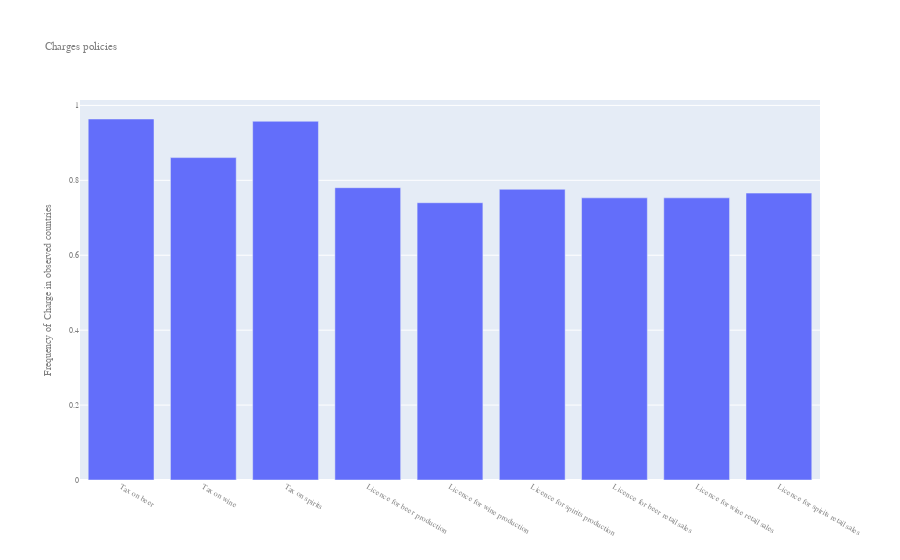

Write notebook code for a chart like this one.
### Code cell
#bar plot using plotly

fig = go.Figure()
fig.add_trace(go.Bar(y = bar_charge, x=list(bar_charge.index)))
fig.update_layout(title_text="Charges policies",
    yaxis_title="Frequency of Charge in observed countries",
    font=dict(
        family="Courier New, monospace",
        size=8,
        color="#7f7f7f"
    )
)

fig.show()

### Figure 1 — Plotly figure (JSON) as saved in the notebook; plotly's stock layout.template omitted (floating-point values rounded to 4 significant figures)
{"data": [{"type": "bar", "x": ["Tax on beer", "Tax on wine", "Tax on spirits", "Licence for beer production", "Licence for wine production", "Licence for spirits production", "Licence for beer retail sales", "Licence for wine retail sales", "Licence for spirits retail sales"], "y": [0.9636, 0.8606, 0.9576, 0.7803, 0.7401, 0.776, 0.7532, 0.7532, 0.7658]}], "layout": {"font": {"color": "#7f7f7f", "family": "Courier New, monospace", "size": 8}, "title": {"text": "Charges policies"}, "yaxis": {"title": {"text": "Frequency of Charge in observed countries"}}}}
